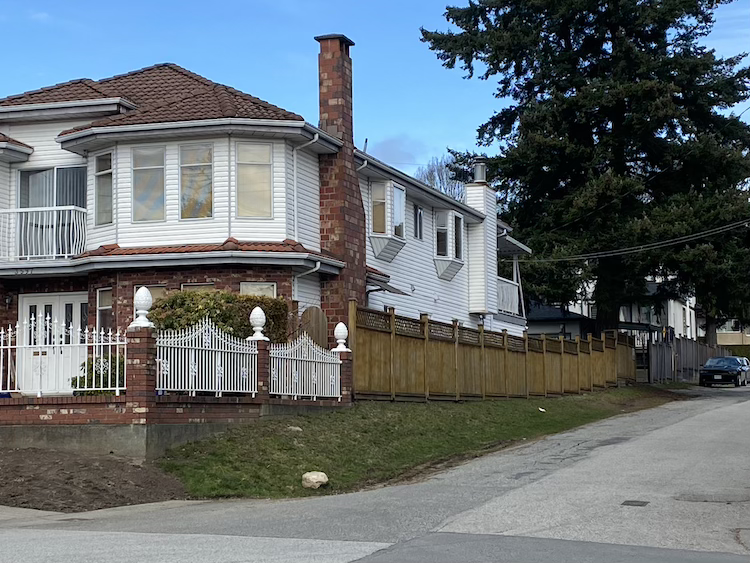
%> input picture S3-im3.png, 750 x 563 px, given in place of S1-im1.png, which was not available
$ octave q4_fast_for_comment.m   (GNU Octave 9; MATLAB toolbox functions it lacks are replaced by stand-ins)
%> lines starting %> are read from the running program, lines starting %| are printed output that depends on the picture; in (x1, y1, x2, y2) boxes, pixels count from 0 and x2, y2 are one past the last pixel; in counts of white or black regions, pixels touching at a corner belong together; the program's own positions count from 1; pictures that were not available may be replaced by others from this repository, and a replacement may not be noted
### commentCreatePanorama.m
function panorama = commentCreatePanorama(imgFiles, fastThreshold, ransacConfidence, ransacMaxTrials)
%> called with fastThreshold = 20, ransacConfidence = 99.9, ransacMaxTrials = 500
% this function creates a panorama from a set of images using fast keypoints
% (detected with my_fast_detector) and surf features for matching

numImages = numel(imgFiles);

% set up transformation array with identity matrices
tforms(numImages) = projective2d(eye(3));

% store image sizes and init limit arrays
imageSize = zeros(numImages,2);
xlim = zeros(numImages,2);
ylim = zeros(numImages,2);

% process the first image
I = imread(imgFiles{1});
%> I is the input picture: size 563x750x3 uint8; mean R, G, B 101, 109.2, 113.3
if size(I,3) == 3
    Igray = rgb2gray(I);
else
    Igray = I;
end
imageSize(1,:) = size(Igray);

% detect fast keypoints and extract surf features
keypoints_fast = my_fast_detector(imgFiles{1}, 'temp.png', fastThreshold);
[features, validPoints] = extractFeatures(Igray, keypoints_fast, 'Method', 'SURF');

prevFeatures = features;
prevValidPoints = validPoints;

% loop through the rest of the images
for n = 2:numImages
    I = imread(imgFiles{n});
    if size(I,3) == 3
        Igray = rgb2gray(I);
    else
        Igray = I;
    end
    imageSize(n,:) = size(Igray);

    % detect fast keypoints and extract surf features for current image
    keypoints_fast = my_fast_detector(imgFiles{n}, 'temp.png', fastThreshold);
    [features, validPoints] = extractFeatures(Igray, keypoints_fast, 'Method', 'SURF');

    % match features between current and previous image
    indexPairs = matchFeatures(features, prevFeatures, 'Unique', true, 'MatchThreshold', 5);
    matchedPoints = validPoints(indexPairs(:,1));
    matchedPointsPrev = prevValidPoints(indexPairs(:,2));

    % estimate transformation using ransac
    tform = estgeotform2d(matchedPoints, matchedPointsPrev, 'projective', ...
                'Confidence', ransacConfidence, 'MaxNumTrials', ransacMaxTrials);

    % update transformation relative to the first image
    tforms(n) = projective2d(tform.T * tforms(n-1).T);

    % store features for next iteration
    prevFeatures = features;
    prevValidPoints = validPoints;
end

% compute output limits for each transformation
for i = 1:numImages
    [xlim(i,:), ylim(i,:)] = outputLimits(tforms(i), [1 imageSize(i,2)], [1 imageSize(i,1)]);
end

% find the center image based on average x limits
avgXLim = mean(xlim, 2);
[~, idx] = sort(avgXLim);
centerIdx = floor((numImages+1)/2);
centerImageIdx = idx(centerIdx);

% adjust transformations so that the center image is the reference
Tinv = invert(tforms(centerImageIdx));
for i = 1:numImages
    tforms(i) = projective2d(Tinv.T * tforms(i).T);
end

% recompute output limits after adjustment
for i = 1:numImages
    [xlim(i,:), ylim(i,:)] = outputLimits(tforms(i), [1 imageSize(i,2)], [1 imageSize(i,1)]);
end

% figure out the size of the final panorama
xMin = min([1; xlim(:)]);
xMax = max([max(imageSize(:,2)); xlim(:)]);
yMin = min([1; ylim(:)]);
yMax = max([max(imageSize(:,1)); ylim(:)]);

width  = round(xMax - xMin);
height = round(yMax - yMin);

% clamp panorama size to avoid huge arrays
maxWidth = 5000;  % set maximum width as needed
maxHeight = 3000; % set maximum height as needed
width = min(width, maxWidth);
height = min(height, maxHeight);

% set up an empty panorama canvas
panorama = zeros([height width 3], 'like', I);

% define coordinate space for the panorama
xLimits = [xMin xMax];
yLimits = [yMin yMax];
panoramaView = imref2d([height width], xLimits, yLimits);

% warp and blend each image into the panorama
for i = 1:numImages
    I = imread(imgFiles{i});
    warpedImage = imwarp(I, tforms(i), 'OutputView', panoramaView);
    mask = imwarp(true(size(I,1), size(I,2)), tforms(i), 'OutputView', panoramaView);
    % blend images using imblend (assumes imblend is defined)
    panorama = imblend(warpedImage, panorama, mask, 'ForegroundOpacity', 1);
end

end

### fast_detector.m
function corners = fast_detector(I, t)
%> called with t = 20
    % convert img to double for better precision
    I = double(I);
%> I: size 563x750 double

    % pad the img with a border of 3 pixels to handle the shifting
    I_padded = padarray(I, [3, 3], 'replicate');

    % get the 16 neighboring pixels using circshift
    % note: given instructor's hint, I found circshift from docs
    N1 = circshift(I_padded, [0,  3]);
    N2 = circshift(I_padded, [1,  3]);
    N3 = circshift(I_padded, [2,  2]);
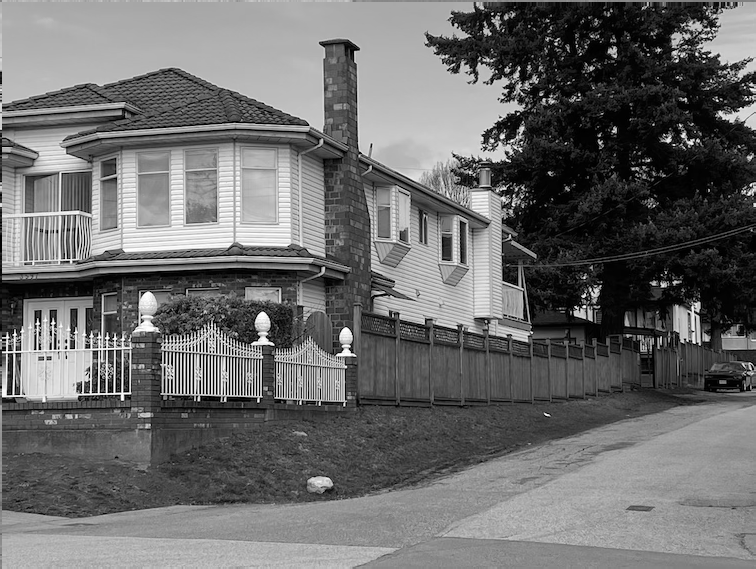
%> N3: size 569x756 double; min 0, max 255, mean 107.6; mean of the top-left, top-right, bottom-left and bottom-right quarters 141.4, 74.5, 108.1, 106.4
    N4 = circshift(I_padded, [3,  1]);
    N5 = circshift(I_padded, [3,  0]);
    N6 = circshift(I_padded, [3, -1]);
    N7 = circshift(I_padded, [2, -2]);
    N8 = circshift(I_padded, [1, -3]);
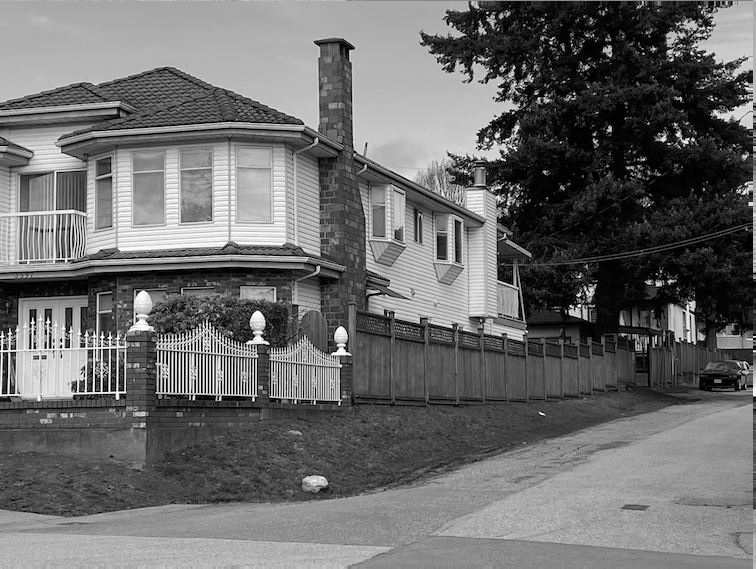
%> N8: size 569x756 double; min 0, max 255, mean 107.6; mean of the top-left, top-right, bottom-left and bottom-right quarters 141.2, 74.1, 108.5, 106.7
    N9 = circshift(I_padded, [0, -3]);
    N10 = circshift(I_padded, [-1, -3]);
    N11 = circshift(I_padded, [-2, -2]);
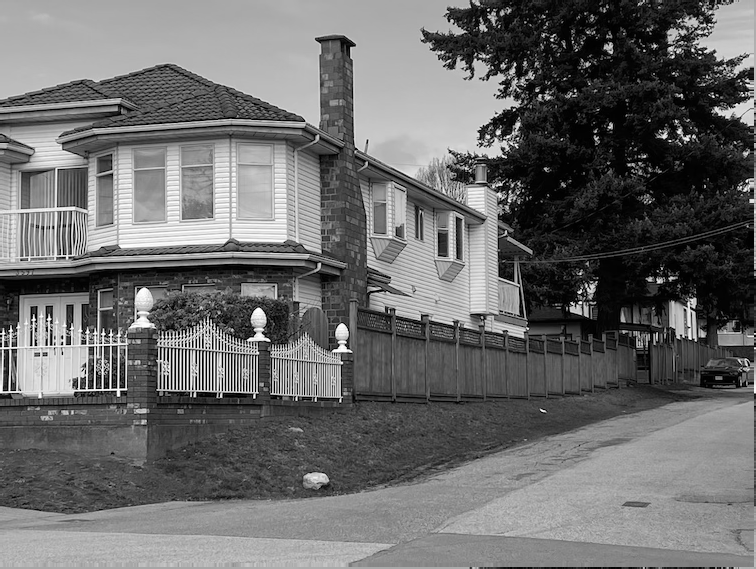
%> N11: size 569x756 double; min 0, max 255, mean 107.6; mean of the top-left, top-right, bottom-left and bottom-right quarters 139.9, 73.8, 109.8, 106.9
    N12 = circshift(I_padded, [-3, -1]);
    N13 = circshift(I_padded, [-3,  0]);
    N14 = circshift(I_padded, [-3,  1]);
    N15 = circshift(I_padded, [-2,  2]);
    N16 = circshift(I_padded, [-1,  3]);
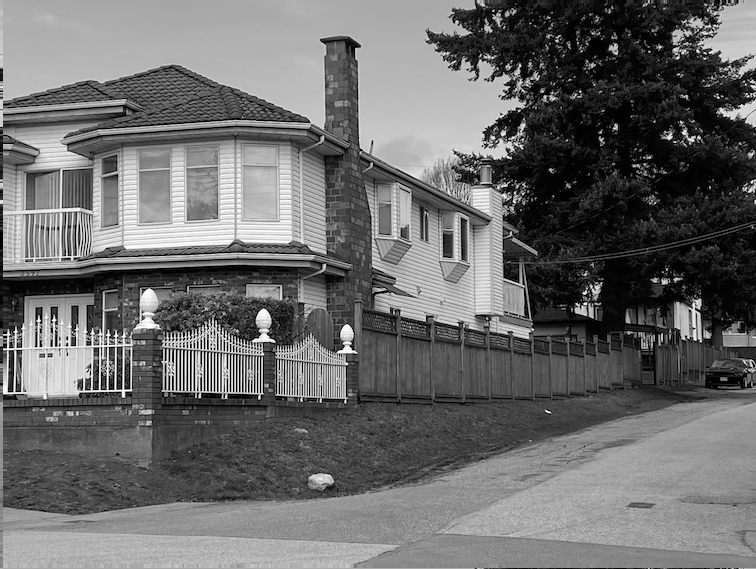
%> N16: size 569x756 double; min 0, max 255, mean 107.6; mean of the top-left, top-right, bottom-left and bottom-right quarters 139.9, 74.3, 109.5, 106.8

    % stack all neighbor imgs into a 3d array
    % note: i decided to use a 3d array because i wanted to compare each pixel with all 16 of its neighbors at once.
    % if we kept them as separate 2d matrices, we’d have to write 16 separate comparisons, which is messy and tedious.

    neighbors = cat(3, N1, N2, N3, N4, N5, N6, N7, N8, N9, N10, N11, N12, N13, N14, N15, N16);

    % replicate the original pixel intensities for comparison
    I_rep = repmat(I_padded, [1, 1, 16]);

    % create masks for pixels that are much brighter or much darker than the candidate pixel
    brighter = neighbors > (I_rep + t);
    darker   = neighbors < (I_rep - t);

    % extend masks to check for contiguous pixels
    brighter_ext = cat(3, brighter, brighter(:, :, 1:11));
    darker_ext   = cat(3, darker, darker(:, :, 1:11));

    % use convolution with 1x1x12 kernel to see if there are 12 contiguous pixels
    kernel = ones(1, 1, 12);
    sum_brighter = convn(brighter_ext, kernel, 'same');
    sum_darker   = convn(darker_ext, kernel, 'same');

    % store pixel if there is any contiguous group of 12 pixels that are all brighter / darker
    corners_padded = any(sum_brighter == 12, 3) | any(sum_darker == 12, 3);
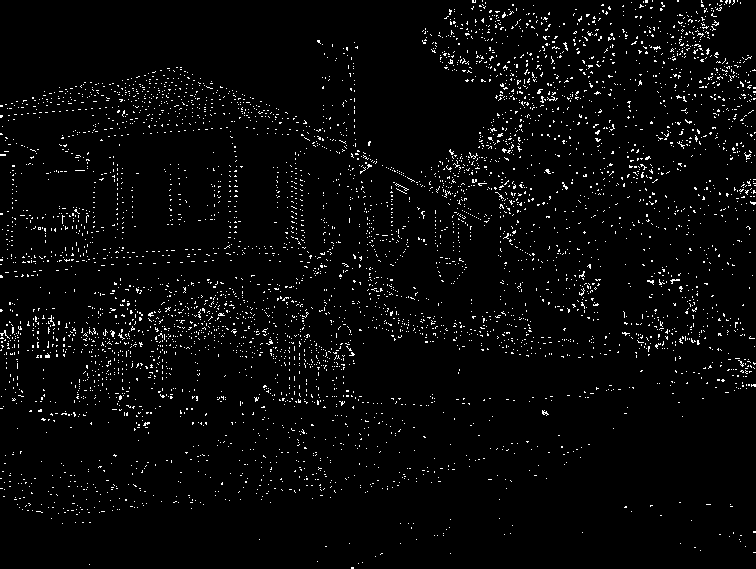
%> corners_padded: size 569x756 logical; 3.1% white in thin lines or dots

    % remove the padded border to get the final corner mask in the original size
    corners = corners_padded(4:end-3, 4:end-3);
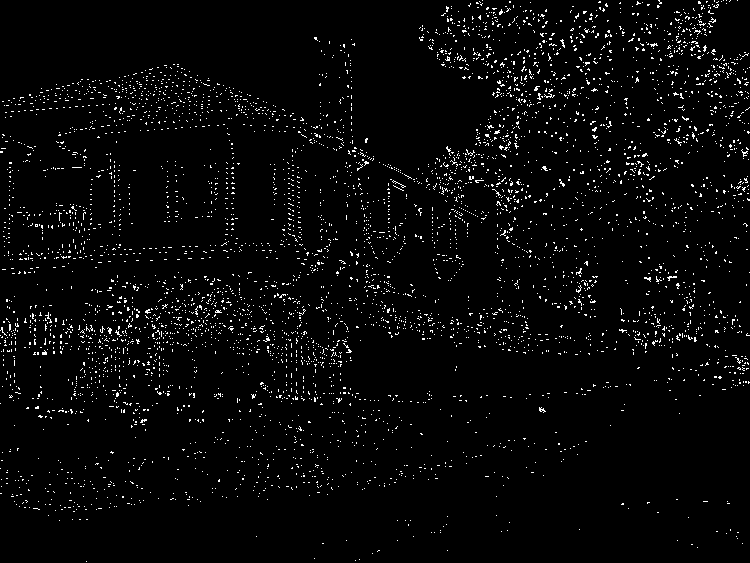
%> corners: size 563x750 logical; 3.1% white in thin lines or dots
end

### my_fast_detector.m
function corner_points = my_fast_detector(input_image, output_image, threshold)
    I = imread(input_image);

    % if img coloured, convert to grayscale
    if size(I, 3) == 3
        I_gray = rgb2gray(I);
    else
        I_gray = I;
    end

    % detect corners using fast_detector
    corners = fast_detector(I_gray, threshold);

    % get the row and column indices of the detected corners
    [rows, cols] = find(corners);
%> rows = 12987 values from 1 to 562; cols = 12987 values from 1 to 750

    % create cornerPoints object
    corner_points = cornerPoints([cols, rows]);
%> corner_points = 12987 points; strongest (x, y): (1, 152), (1, 153), (1, 331), (1, 336), (1, 344)

    % if img is grayscale, convert it to rgb
    if size(I, 3) == 1
        I_rgb = repmat(I, [1, 1, 3]);
    else
        I_rgb = I;
    end

    % overlay red dots at each corner position
    for i = 1:length(rows)
        % set the pixel at (row, col) to red [255, 0, 0]
        I_rgb(rows(i), cols(i), :) = [255, 0, 0];
    end
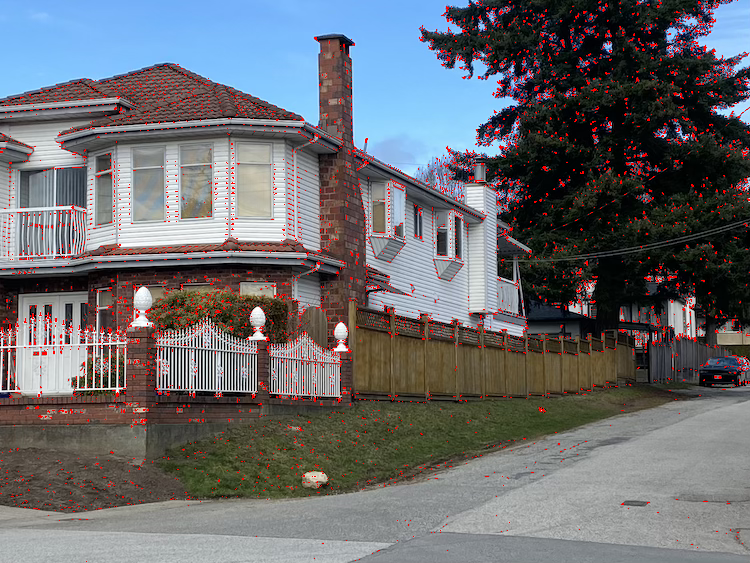
%> I_rgb: size 563x750x3 uint8; 3.08% of pixels changed, all inside (x1, y1, x2, y2) = (0, 0, 750, 562)

    % save new img with corner overlay
    imwrite(I_rgb, output_image);
end

### q4_fast_for_comment.m
% NOTE: for FAST RANSAC parameter testing

% set fast detector parameter
fastThreshold = 20;

% set ransac parameters for fast
ransacConfidence = 99.9;
ransacMaxTrials = 500;

% define image sets (each set has two images)
S1 = {'S1-im1.png', 'S1-im2.png'};
S2 = {'S2-im1.png', 'S2-im2.png'};
S3 = {'S3-im1.png', 'S3-im2.png'};
S4 = {'S4-im1.png', 'S4-im2.png'};

% create panoramas using fast keypoints
panoramaS1 = commentCreatePanorama(S1, fastThreshold, ransacConfidence, ransacMaxTrials);
%> in commentCreatePanorama, `keypoints_fast = my_fast_detector(imgFiles{1}, 'temp.png', fastThresho..`: keypoints_fast has the same summary as corner_points in my_fast_detector
%> the run ends on the next line

$ run again, on S3-im4.png
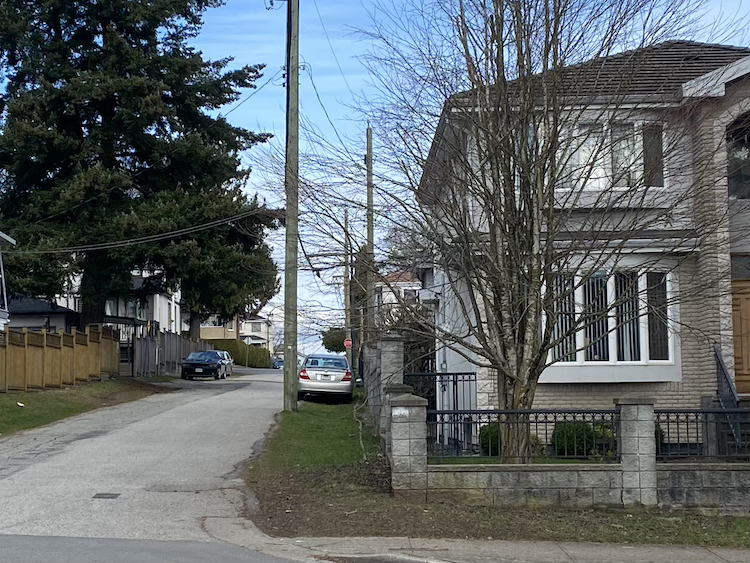
%> input picture S3-im4.png, 750 x 563 px, given in place of S1-im1.png, which was not available
%> in commentCreatePanorama, I is the input picture: size 563x750x3 uint8; mean R, G, B 95.5, 102.2, 104.1
%> I: size 563x750 double
%> in fast_detector, `corners_padded = any(sum_brighter == 12, 3) | any(sum_darker == 12, 3);`:
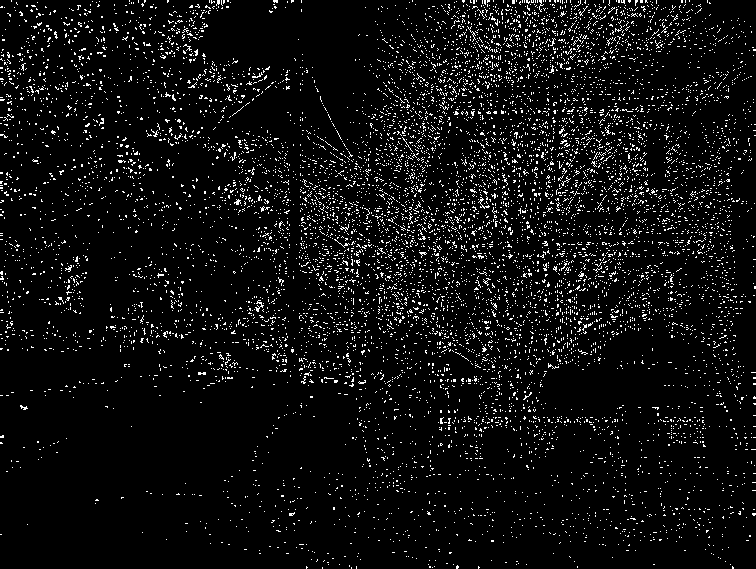
%> corners_padded: size 569x756 logical; 5.8% white in thin lines or dots
%> corners: size 563x750 logical; 5.8% white in thin lines or dots
%> rows = 24507 values from 1 to 563; cols = 24507 values from 1 to 750
%> corner_points = 24507 points; strongest (x, y): (1, 37), (1, 38), (1, 47), (1, 52), (1, 53)
%> after the loop in my_fast_detector, `for i = 1:length(rows)`:
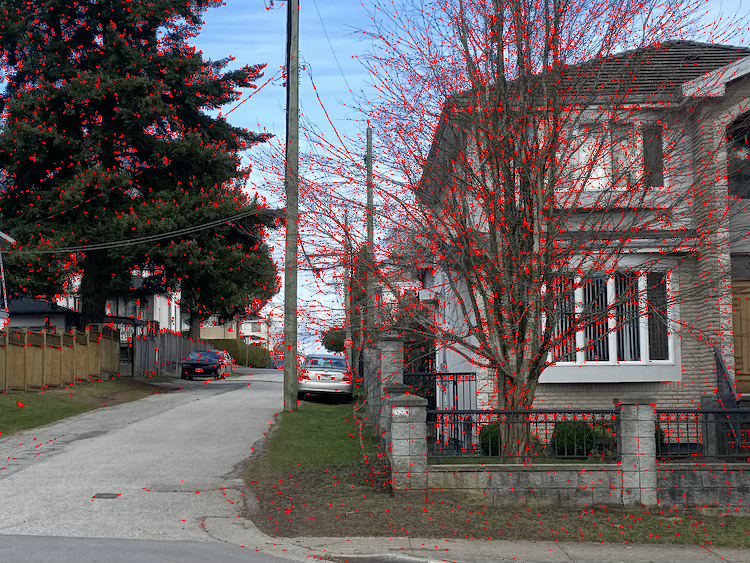
%> I_rgb: size 563x750x3 uint8; 5.8% of pixels changed, all inside (x1, y1, x2, y2) = (0, 0, 750, 563)
%> keypoints_fast has the same summary as corner_points in my_fast_detector

$ run again, on S4-im3.png
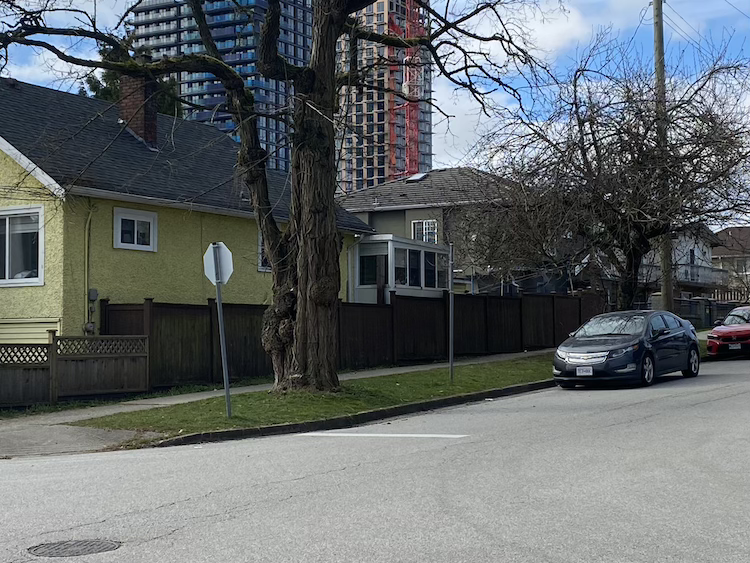
%> input picture S4-im3.png, 750 x 563 px, given in place of S1-im1.png, which was not available
%> in commentCreatePanorama, I is the input picture: size 563x750x3 uint8; mean R, G, B 99.9, 105.2, 107.1
%> I: size 563x750 double
%> in fast_detector, `corners_padded = any(sum_brighter == 12, 3) | any(sum_darker == 12, 3);`:
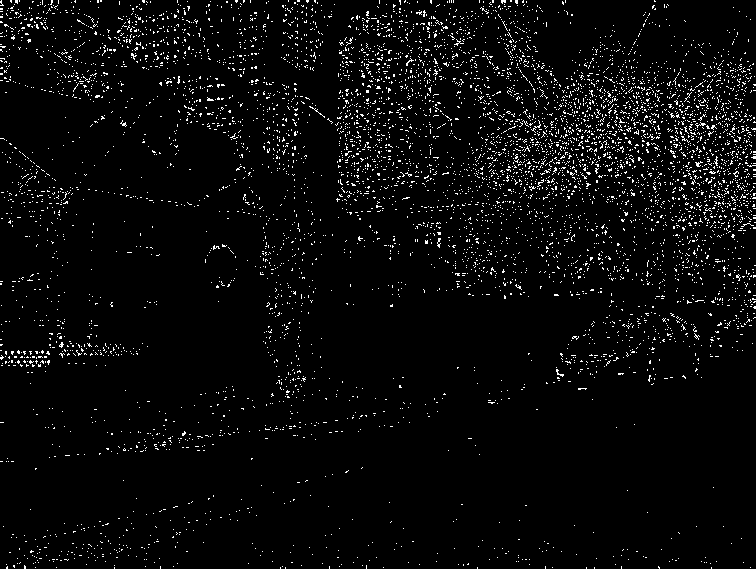
%> corners_padded: size 569x756 logical; 3.8% white in thin lines or dots
%> corners: size 563x750 logical; 3.7% white in thin lines or dots
%> rows = 15622 values from 1 to 563; cols = 15622 values from 1 to 750
%> corner_points = 15622 points; strongest (x, y): (1, 3), (1, 44), (1, 45), (1, 56), (1, 136)
%> after the loop in my_fast_detector, `for i = 1:length(rows)`:
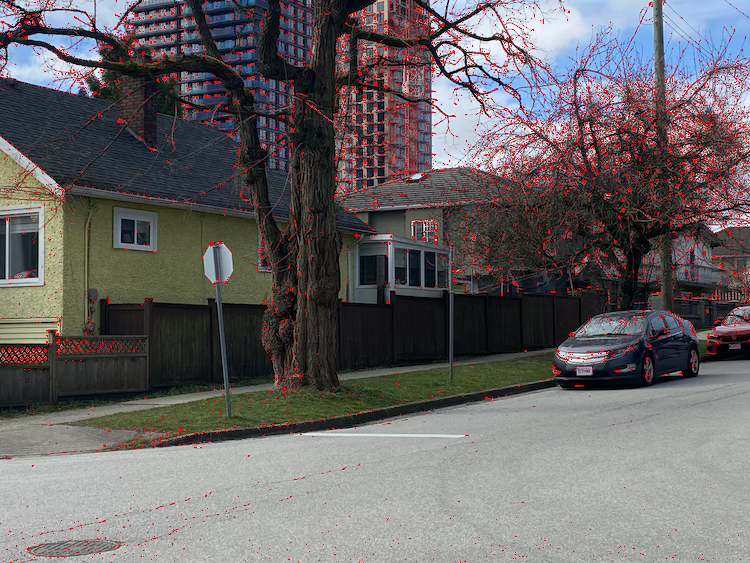
%> I_rgb: size 563x750x3 uint8; 3.7% of pixels changed, all inside (x1, y1, x2, y2) = (0, 0, 750, 563)
%> keypoints_fast has the same summary as corner_points in my_fast_detector
